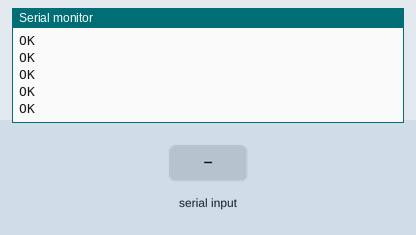
A sketch run on a simulated Arduino Uno, built with avr-gcc and run on an emulated ATmega328P. On the bench: the last lines printed to the serial monitor. The inputs (shaded band) are chosen by the test bench. The modem accepts every AT command (registered, SIM ready, sends succeed) and sends nothing else.

Above: at 5.2 s.
5.3 s: "1" received over Serial
At 6.5 s:
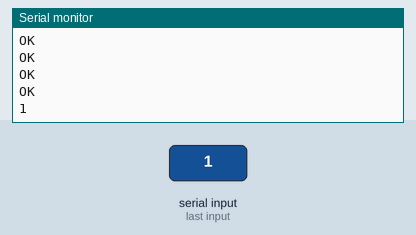
6.8 s: "0" received over the second serial link
At 7.4 s:
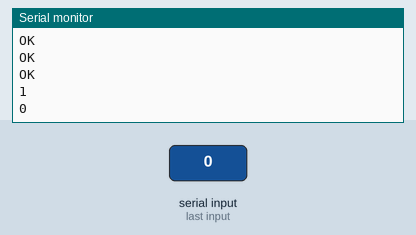
8.3 s: "2" received over Serial
At 8.8 s:
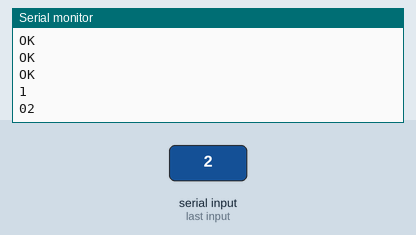

The sketch:

bluetooth_serial.ino
```cpp
/*********************************************************************
** Description:
**
** This file is a sample code for your reference.
**
*********************************************************************/
#include <SoftwareSerial.h>
//#include <TimerOne.h>
#define rxPin 2
#define txPin 3
SoftwareSerial mySerial(rxPin, txPin);

void Callback()
{
    Serial.println("-------> Callback Send AT");
    mySerial.print("AT\r\n");
}
void setup()
{
    // define pin modes for tx, rx pins:
    pinMode(rxPin, INPUT);
    pinMode(txPin, OUTPUT);
    mySerial.begin(9600);
    Serial.begin(9600);
    Serial.println("Wait 2secs");
    delay(2000);
    Serial.println("Setup");
    mySerial.print("at\r\n");
    mySerial.print("at\r\n");
    mySerial.print("at+reset\r\n");
    mySerial.print("at+role=0\r\n");
    delay(2000);
    Serial.println("State?");
    mySerial.print("at+state?\r\n");
    while(mySerial.available())
        Serial.print((char)mySerial.read());
    Serial.println("");
//Timer1.initialize(2000000);
//Timer1.attachInterrupt(Callback);
// setting callback is 2s
}
void loop()
{
    int i = 0;
    char someChar[32] = {0};
    // when characters arrive over the serial port...
    if(Serial.available()) {
      do{
        someChar[i++] = Serial.read();
        //As data trickles in from your serial port you are grabbing as much as you can,
        //but then when it runs out (as it will after a few bytes because the processor
        //is much faster than a 9600 baud device) you exit loop, which then restarts,
        //and resets i to zero, and someChar to an empty array.So please be sure to keep this delay
        delay(3);
      }while (Serial.available() > 0);
      mySerial.println(someChar);
      Serial.println(someChar);
    }

    while(mySerial.available())
        Serial.print((char)mySerial.read());
}
```

Measured:
- after the input at 5.3 s, the serial monitor: prints a new line at once (image 1)
- after the input at 6.8 s, the serial monitor: prints a new line at once (image 2)
- after the input at 8.3 s, the serial monitor: prints a new line at once (image 3)
